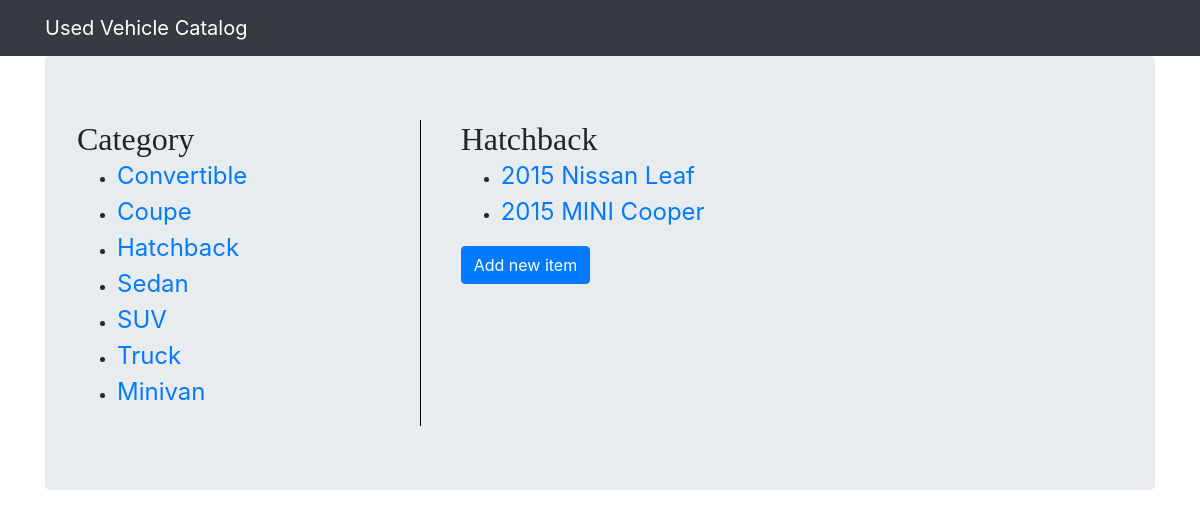
Page /catalog/Hatchback/items on the committed database.
### database_setup.py (models this page shows, shortened)
class Category(Base):
    __tablename__ = 'category'
    id = Column(Integer)
    name = Column(String(250), primary_key=True)
    user_id = Column(Integer, ForeignKey('user.id'))
    user = relationship(User)

class Vehicle(Base):
    __tablename__ = 'vehicle'
    id = Column(Integer, primary_key=True)
    year = Column(Integer, nullable=False)
    make = Column(String(80), nullable=False)
    model = Column(String(80), nullable=False)
    trim = Column(String(80))
    price = Column(Float, nullable = False)
    mileage = Column(Integer, nullable = False)
    description = Column(String(250))
    image_url = Column(String(250))
    category_name = Column(String(80), ForeignKey('category.name'))
    category = relationship(Category, cascade="all, delete-orphan", single_parent=True)
    user_id = Column(Integer, ForeignKey('user.id'))
    user = relationship(User)

### project.py (the view)
@app.route('/catalog/<category_name>/items')
def categoryItems(category_name):
    categories = session.query(Category).all()
    category = session.query(Category).filter_by(name=category_name).one()
    items = session.query(Vehicle).filter_by(category_name=category.name)
    return render_template('category.html', categories=categories, items=items, category=category,
        login_session=login_session, state=get_state())

### project.py (called while the page is built)
def get_state():
    state = ''.join(random.choice(string.ascii_uppercase + string.digits) for x in xrange(32))
    login_session['state'] = state
    return state

### templates/category.html
{% extends "base.html" %} {% block content %}
<div class="jumbotron">
    <div class="row">
        <div class="col-4 category">
            <h2>Category</h2>
            <ul>
                {% for i in categories %}
                <li>
                    <a href="{{url_for('categoryItems', category_name=i.name)}}">{{i.name}}</a>
                </li>
                {% endfor %}
            </ul>
        </div>
        <div class="col-8 items">
            <h2>{{category.name}}</h2>
            <ul>
                {% for i in items %}
                <li>
                    <a href="{{url_for('item', category_name=i.category_name, item_id=i.id)}}">{{i.year}} {{i.make}} {{i.model}}</a>
                </li> {% endfor %}
            </ul>
            <a href="{{url_for('addVehicle', category_name=category.name)}}" class="btn btn-primary">Add new item</a>
        </div>
    </div>
</div>
{% endblock %}

### static/styles.css (style rules this page uses)
h2 { font-family: 'georgia', serif; margin: 0; font-size: 2em; }
a { font-size: 1.5em; }
.category { padding-right: 20px; border-right: 1px solid black; }
.recent, .items { text-align: left; padding-left: 40px; }

### rows in the picture
Category: name "Convertible"
Category: name "Coupe"
Category: name "Hatchback"
Category: name "Sedan"
Category: name "SUV"
Category: name "Truck"
Category: name "Minivan"
Vehicle: year "2015", make "Nissan", model "Leaf"
Vehicle: year "2015", make "MINI", model "Cooper"
